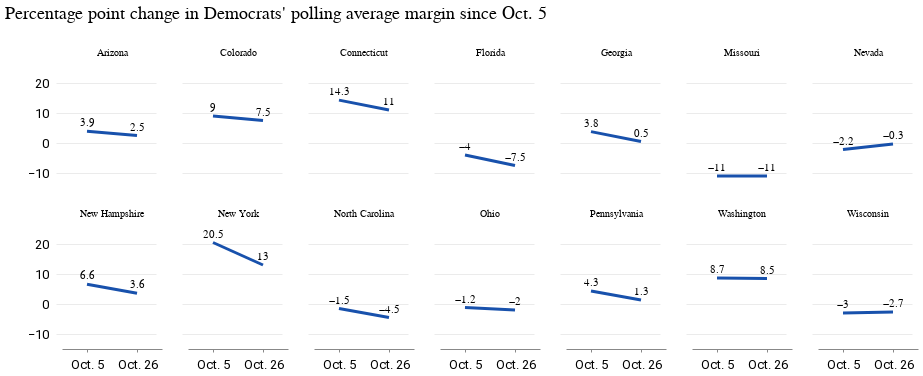

Write notebook code for a chart like this one.
### Code cell
chart = (
    alt.Chart()
    .mark_line(color="#1851ac")
    .encode(
        x=alt.X("display_date:O", title="", sort="-x"),
        y=alt.Y("dem_polling_margin", title="", axis=alt.Axis()),
    )
)

text = (
    alt.Chart()
    .mark_text(dx=0, dy=-8, color="black")
    .encode(
        x=alt.X("display_date", sort="-x"),
        y=alt.Y("dem_polling_margin"),
        text=alt.Text("dem_polling_margin"),
    )
)

alt.layer(chart, text, data=thennow_df,).properties(width=100, height=120,).facet(
    facet=alt.Facet("state", title=" "), columns=7
).properties(
    title="Percentage point change in Democrats' polling average margin since Oct. 5"
)

### Figure 1 — Vega-Lite specification as saved in the notebook (floating-point values rounded to 4 significant figures)
{"config": {"view": {"width": 800, "height": 450, "strokeOpacity": 0}, "background": "#ffffff", "title": {"anchor": "start", "font": "Summit Sans", "fontColor": "palette[\"black\"]", "fontSize": 18, "fontWeight": "normal"}, "arc": {"fill": "#00d4d8"}, "area": {"fill": "#00d4d8"}, "line": {"stroke": "#00d4d8", "strokeWidth": 3}, "path": {"stroke": "#00d4d8"}, "rect": {"fill": "#00d4d8"}, "shape": {"stroke": "#00d4d8"}, "bar": {"fill": "#00d4d8"}, "point": {"stroke": "#00d4d8"}, "symbol": {"fill": "#00d4d8", "size": 30}, "axis": {"titleFont": "Roboto", "titleFontSize": 15, "titleFontWeight": "normal", "labelFont": "Roboto, sans", "labelFontSize": 13, "labelFontWeight": "normal"}, "axisX": {"labelAngle": 0, "labelPadding": 6, "tickSize": 3, "grid": false}, "axisY": {"labelBaseline": "middle", "maxExtent": 45, "minExtent": 45, "titleAlign": "left", "titleAngle": 0, "titleX": -45, "titleY": -11, "domainOpacity": 0, "gridWidth": 0.6, "gridColor": "#dddddd", "offset": 6, "tickSize": 0, "titleColor": "#767676"}, "legend": {"titleFont": "Roboto", "titleFontSize": 15, "titleFontWeight": "normal", "symbolType": "square", "labelFont": "Roboto, sans", "labelFontSize": 13}, "range": {"category": ["#005f66", "#e37e2d", "#d64a3b", "#76b0ef", "#c1bc40"], "diverging": ["#e68a4f", "#f4bb6a", "#f9e39c", "#dadfe2", "#a6b7c6", "#849eae"], "heatmap": ["#7ff6f6", "#00eeef", "#00d4d8", "#00abb2", "#00848b", "#fbf2c7", "#00363d"], "ordinal": ["#7ff6f6", "#00eeef", "#00d4d8", "#00abb2", "#00848b", "#fbf2c7", "#00363d"], "ramp": ["#7ff6f6", "#00eeef", "#00d4d8", "#00abb2", "#00848b", "#fbf2c7", "#00363d"]}}, "data": {"name": "data-f85aa4a5e5378f9f33b8022ea97315f1"}, "facet": {"field": "state", "title": " ", "type": "nominal"}, "spec": {"layer": [{"mark": {"type": "line", "color": "#1851ac"}, "encoding": {"x": {"field": "display_date", "sort": "-x", "title": "", "type": "ordinal"}, "y": {"axis": {}, "field": "dem_polling_margin", "title": "", "type": "quantitative"}}}, {"mark": {"type": "text", "color": "black", "dx": 0, "dy": -8}, "encoding": {"text": {"field": "dem_polling_margin", "type": "quantitative"}, "x": {"field": "display_date", "sort": "-x", "type": "nominal"}, "y": {"field": "dem_polling_margin", "type": "quantitative"}}}], "height": 120, "width": 100}, "columns": 7, "title": "Percentage point change in Democrats' polling average margin since Oct. 5", "$schema": "https://vega.github.io/schema/vega-lite/v4.17.0.json", "datasets": {"data-f85aa4a5e5378f9f33b8022ea97315f1": [{"state": "Arizona", "dem_polling": 48.7, "gop_polling": 44.8, "year": 2022, "dem_polling_margin": 3.9, "gop_polling_margin": -3.9, "description": "RCP polling average", "date": "2022-10-05", "display_date": "Oct. 5"}, {"state": "Colorado", "dem_polling": 47.0, "gop_polling": 38.0, "year": 2022, "dem_polling_margin": 9.0, "gop_polling_margin": -9.0, "description": "RCP polling average", "date": "2022-10-05", "display_date": "Oct. 5"}, {"state": "Connecticut", "dem_polling": 53.0, "gop_polling": 38.7, "year": 2022, "dem_polling_margin": 14.3, "gop_polling_margin": -14.3, "description": "RCP polling average", "date": "2022-10-05", "display_date": "Oct. 5"}, {"state": "Florida", "dem_polling": 43.0, "gop_polling": 47.0, "year": 2022, "dem_polling_margin": -4.0, "gop_polling_margin": 4.0, "description": "RCP polling average", "date": "2022-10-05", "display_date": "Oct. 5"}, {"state": "Georgia", "dem_polling": 48.0, "gop_polling": 44.2, "year": 2022, "dem_polling_margin": 3.8, "gop_polling_margin": -3.8, "description": "RCP polling average", "date": "2022-10-05", "display_date": "Oct. 5"}, {"state": "Missouri", "dem_polling": 38.0, "gop_polling": 49.0, "year": 2022, "dem_polling_margin": -11.0, "gop_polling_margin": 11.0, "description": "RCP polling average", "date": "2022-10-05", "display_date": "Oct. 5"}, {"state": "North Carolina", "dem_polling": 43.5, "gop_polling": 45.0, "year": 2022, "dem_polling_margin": -1.5, "gop_polling_margin": 1.5, "description": "RCP polling average", "date": "2022-10-05", "display_date": "Oct. 5"}, {"state": "New Hampshire", "dem_polling": 49.2, "gop_polling": 42.6, "year": 2022, "dem_polling_margin": 6.6, "gop_polling_margin": -6.6, "description": "RCP polling average", "date": "2022-10-05", "display_date": "Oct. 5"}, {"state": "Nevada", "dem_polling": 43.2, "gop_polling": 45.4, "year": 2022, "dem_polling_margin": -2.2, "gop_polling_margin": 2.2, "description": "RCP polling average", "date": "2022-10-05", "display_date": "Oct. 5"}, {"state": "New York", "dem_polling": 54.0, "gop_polling": 33.5, "year": 2022, "dem_polling_margin": 20.5, "gop_polling_margin": -20.5, "description": "RCP polling average", "date": "2022-10-05", "display_date": "Oct. 5"}, {"state": "Ohio", "dem_polling": 45.0, "gop_polling": 46.2, "year": 2022, "dem_polling_margin": -1.2, "gop_polling_margin": 1.2, "description": "RCP polling average", "date": "2022-10-05", "display_date": "Oct. 5"}, {"state": "Pennsylvania", "dem_polling": 48.0, "gop_polling": 43.7, "year": 2022, "dem_polling_margin": 4.3, "gop_polling_margin": -4.3, "description": "RCP polling average", "date": "2022-10-05", "display_date": "Oct. 5"}, {"state": "Washington", "dem_polling": 50.5, "gop_polling": 41.8, "year": 2022, "dem_polling_margin": 8.7, "gop_polling_margin": -8.7, "description": "RCP polling average", "date": "2022-10-05", "display_date": "Oct. 5"}, {"state": "Wisconsin", "dem_polling": 46.2, "gop_polling": 49.2, "year": 2022, "dem_polling_margin": -3.0, "gop_polling_margin": 3.0, "description": "RCP polling average", "date": "2022-10-05", "display_date": "Oct. 5"}, {"state": "Arizona", "dem_polling": 45.8, "gop_polling": 43.3, "year": "2022", "dem_polling_margin": 2.5, "gop_polling_margin": -2.5, "description": "RCP polling average", "date": "2022-10-26", "display_date": "Oct. 26"}, {"state": "Colorado", "dem_polling": 49.5, "gop_polling": 42.0, "year": "2022", "dem_polling_margin": 7.5, "gop_polling_margin": -7.5, "description": "RCP polling average", "date": "2022-10-26", "display_date": "Oct. 26"}, {"state": "Connecticut", "dem_polling": 52.7, "gop_polling": 41.7, "year": "2022", "dem_polling_margin": 11.0, "gop_polling_margin": -11.0, "description": "RCP polling average", "date": "2022-10-26", "display_date": "Oct. 26"}, {"state": "Florida", "dem_polling": 41.8, "gop_polling": 49.3, "year": "2022", "dem_polling_margin": -7.5, "gop_polling_margin": 7.5, "description": "RCP polling average", "date": "2022-10-26", "display_date": "Oct. 26"}, {"state": "Georgia", "dem_polling": 47.0, "gop_polling": 46.5, "year": "2022", "dem_polling_margin": 0.5, "gop_polling_margin": -0.5, "description": "RCP polling average", "date": "2022-10-26", "display_date": "Oct. 26"}, {"state": "Missouri", "dem_polling": 38.0, "gop_polling": 49.0, "year": "2022", "dem_polling_margin": -11.0, "gop_polling_margin": 11.0, "description": "RCP polling average", "date": "2022-10-26", "display_date": "Oct. 26"}, {"state": "North Carolina", "dem_polling": 44.0, "gop_polling": 48.5, "year": "2022", "dem_polling_margin": -4.5, "gop_polling_margin": 4.5, "description": "RCP polling average", "date": "2022-10-26", "display_date": "Oct. 26"}, {"state": "New Hampshire", "dem_polling": 49.3, "gop_polling": 45.7, "year": "2022", "dem_polling_margin": 3.6, "gop_polling_margin": -3.6, "description": "RCP polling average", "date": "2022-10-26", "display_date": "Oct. 26"}, {"state": "Nevada", "dem_polling": 46.0, "gop_polling": 46.3, "year": "2022", "dem_polling_margin": -0.3, "gop_polling_margin": 0.3, "description": "RCP polling average", "date": "2022-10-26", "display_date": "Oct. 26"}, {"state": "New York", "dem_polling": 52.7, "gop_polling": 39.7, "year": "2022", "dem_polling_margin": 13.0, "gop_polling_margin": -13.0, "description": "RCP polling average", "date": "2022-10-26", "display_date": "Oct. 26"}, {"state": "Ohio", "dem_polling": 45.3, "gop_polling": 47.3, "year": "2022", "dem_polling_margin": -2.0, "gop_polling_margin": 2.0, "description": "RCP polling average", "date": "2022-10-26", "display_date": "Oct. 26"}, {"state": "Pennsylvania", "dem_polling": 47.3, "gop_polling": 46.0, "year": "2022", "dem_polling_margin": 1.3, "gop_polling_margin": -1.3, "description": "RCP polling average", "date": "2022-10-26", "display_date": "Oct. 26"}, {"state": "Washington", "dem_polling": 50.0, "gop_polling": 41.5, "year": "2022", "dem_polling_margin": 8.5, "gop_polling_margin": -8.5, "description": "RCP polling average", "date": "2022-10-26", "display_date": "Oct. 26"}, {"state": "Wisconsin", "dem_polling": 48.0, "gop_polling": 50.7, "year": "2022", "dem_polling_margin": -2.7, "gop_polling_margin": 2.7, "description": "RCP polling average", "date": "2022-10-26", "display_date": "Oct. 26"}]}}
